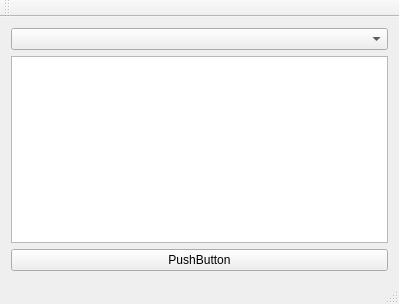
<?xml version="1.0" encoding="UTF-8"?>
<ui version="4.0">
 <class>MainWindow</class>
 <widget class="QMainWindow" name="MainWindow">
  <property name="geometry">
   <rect>
    <x>0</x>
    <y>0</y>
    <width>399</width>
    <height>304</height>
   </rect>
  </property>
  <property name="windowTitle">
   <string>MainWindow</string>
  </property>
  <widget class="QWidget" name="centralWidget">
   <layout class="QVBoxLayout" name="verticalLayout_2">
    <item>
     <layout class="QVBoxLayout" name="verticalLayout">
      <item>
       <widget class="QComboBox" name="comboBox"/>
      </item>
      <item>
       <widget class="QListWidget" name="listWidget"/>
      </item>
      <item>
       <widget class="QPushButton" name="pushButton">
        <property name="text">
         <string>PushButton</string>
        </property>
       </widget>
      </item>
     </layout>
    </item>
   </layout>
  </widget>
  <widget class="QMenuBar" name="menuBar">
   <property name="geometry">
    <rect>
     <x>0</x>
     <y>0</y>
     <width>399</width>
     <height>25</height>
    </rect>
   </property>
  </widget>
  <widget class="QToolBar" name="mainToolBar">
   <attribute name="toolBarArea">
    <enum>TopToolBarArea</enum>
   </attribute>
   <attribute name="toolBarBreak">
    <bool>false</bool>
   </attribute>
  </widget>
  <widget class="QStatusBar" name="statusBar"/>
 </widget>
 <layoutdefault spacing="6" margin="11"/>
 <resources/>
 <connections/>
</ui>
